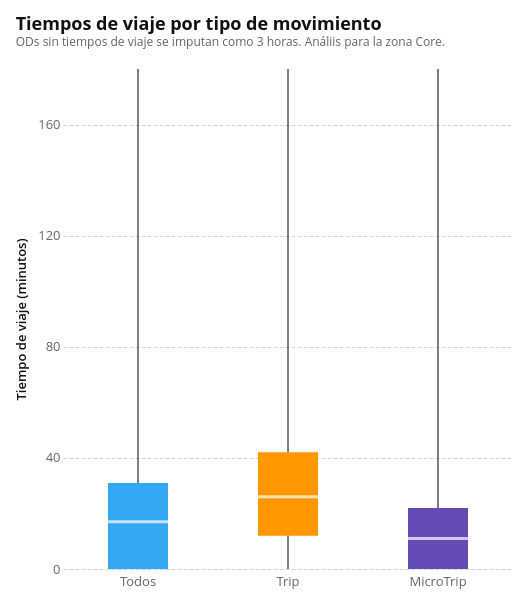

Notebook code cell kept with this figure:
### Code cell
tiempos = ods_tt[["p50", "total_trips", "movement_type"]].copy()
tiempos = tiempos[(tiempos["p50"] >= 0) & (tiempos["total_trips"] > 0)].sort_values(
    "p50"
)

if tiempos.empty:
    raise ValueError("No hay tiempos y cantidades de viajes válidos.")

grupos = {
    "Todos": tiempos,
    "Trip": tiempos[tiempos["movement_type"].eq("trip")],
    "MicroTrip": tiempos[tiempos["movement_type"].eq("utrip")],
}
estadisticas = []
for nombre, grupo in grupos.items():
    if grupo.empty:
        continue
    grupo = grupo.sort_values("p50")
    pesos_acumulados = grupo["total_trips"].cumsum().to_numpy()
    umbrales = np.array([0.25, 0.50, 0.75]) * pesos_acumulados[-1]
    posiciones = np.searchsorted(pesos_acumulados, umbrales)
    q1, mediana, q3 = grupo["p50"].to_numpy()[posiciones]
    estadisticas.append(
        {
            "grupo": nombre,
            "minimo": grupo["p50"].min(),
            "q1": q1,
            "mediana": mediana,
            "q3": q3,
            "maximo": grupo["p50"].max(),
            "viajes": int(np.round(pesos_acumulados[-1], 0)),
        }
    )


resumen = pd.DataFrame(estadisticas)
base = alt.Chart(resumen).encode(
    x=alt.X("grupo:N", title=None, sort=list(grupos), axis=alt.Axis(labelAngle=0)),
    tooltip=[
        "grupo:N",
        "viajes:Q",
        "minimo:Q",
        "q1:Q",
        "mediana:Q",
        "q3:Q",
        "maximo:Q",
    ],
)

bigotes = base.mark_rule().encode(
    y=alt.Y(
        "minimo:Q",
        title="Tiempo de viaje (minutos)",
        axis=alt.Axis(
            values=list(
                range(0, int(np.ceil(resumen["maximo"].max() / 10)) * 10 + 1, 10)
            ),
            labelOverlap=False,
            labelBound=False,
        ),
    ),
    y2="maximo:Q",
)
caja = base.mark_bar(size=60).encode(
    y="q1:Q", y2="q3:Q", color=alt.Color("grupo:N", legend=None, sort=list(grupos))
)
linea_mediana = base.mark_tick(
    orient="horizontal", size=60, thickness=3, color="white"
).encode(y="mediana:Q")

alt.layer(bigotes, caja, linea_mediana).properties(
    width=450,
    height=500,
    title=alt.TitleParams(
        text="Tiempos de viaje por tipo de movimiento",
        subtitle="ODs sin tiempos de viaje se imputan como 3 horas. Análiis para la zona Core.",
        anchor="start",
        subtitleFontSize=12,
        subtitleColor="#666666",
    ),
)

### Figure 1 — Vega-Lite specification as saved in the notebook (floating-point values rounded to 4 significant figures)
{"config": {"background": "white", "padding": 15, "mark": {"tooltip": true}, "point": {"filled": true, "size": 60, "stroke": "white", "strokeWidth": 1}, "circle": {"filled": true, "stroke": "white", "strokeWidth": 1}, "square": {"filled": true, "stroke": "white", "strokeWidth": 1}, "line": {"strokeWidth": 4, "strokeCap": "round", "strokeJoin": "round"}, "bar": {"cornerRadiusEnd": 0}, "text": {"font": "Open Sans, sans-serif", "fontSize": 13, "fontWeight": 600, "lineHeight": 16, "color": "#111111"}, "area": {"opacity": 0.7}, "arc": {"stroke": "white", "strokeWidth": 1}, "rect": {"stroke": "#8A969F", "strokeWidth": 0.5}, "geoshape": {"stroke": "#666666", "strokeWidth": 0.3, "strokeJoin": "round", "strokeCap": "round"}, "title": {"font": "Open Sans, sans-serif", "fontSize": 18, "fontWeight": 700, "lineHeight": 22, "color": "#111111", "anchor": "start", "offset": 21, "subtitleFont": "Open Sans, sans-serif", "subtitleFontSize": 15, "subtitleFontWeight": 400, "subtitleLineHeight": 18, "subtitleColor": "#666666", "subtitlePadding": 3}, "axis": {"domain": false, "grid": true, "gridColor": "#CED4DE", "gridDash": [4, 2], "gridWidth": 1, "labelFont": "Open Sans, sans-serif", "labelFontSize": 13, "labelFontWeight": 400, "labelColor": "#666666", "labelPadding": 3, "tickColor": "#CED4DE", "tickSize": 5, "tickCount": 5, "titleFont": "Open Sans, sans-serif", "titleFontSize": 13, "titleFontWeight": 600, "titleColor": "#111111", "titlePadding": 9}, "axisX": {"grid": false, "tickSize": 0, "labelAngle": 0}, "axisY": {"domain": false, "ticks": false, "gridColor": "#CED4DE", "gridDash": [4, 2], "gridWidth": 1}, "axisQuantitative": {"tickCount": 5}, "axisBand": {"labelPadding": 6, "tickSize": 0}, "axisTemporal": {"grid": false}, "legend": {"labelFont": "Open Sans, sans-serif", "labelFontSize": 13, "labelFontWeight": 600, "labelColor": "#111111", "titleFont": "Open Sans, sans-serif", "titleFontSize": 13, "titleFontWeight": 600, "titleColor": "#111111", "titlePadding": 3, "symbolSize": 196, "symbolStrokeWidth": 0, "padding": 0, "offset": 21, "columnPadding": 21, "rowPadding": 6, "labelOffset": 6, "orient": "bottom", "labelLimit": 200, "titleLimit": 200}, "view": {"stroke": null, "continuousWidth": 600, "continuousHeight": 400}, "range": {"category": ["#34A7F2", "#FF9800", "#664AB6", "#4EC2C0", "#F3578E", "#081079", "#0C7C68", "#AA0000", "#DDDA21"], "diverging": ["#920000", "#BD6126", "#E3A763", "#EFEFEF", "#80BDE7", "#3587C3", "#025288"], "heatmap": ["#E3F6FD", "#75CCEC", "#089BD4", "#0169A1", "#023B6F"], "ordinal": ["#E3F6FD", "#75CCEC", "#089BD4", "#0169A1", "#023B6F"], "ramp": ["#E3F6FD", "#75CCEC", "#089BD4", "#0169A1", "#023B6F"]}, "scale": {"bandPaddingInner": 0.2, "bandPaddingOuter": 0.1, "pointPadding": 0.5}, "header": {"labelFont": "Open Sans, sans-serif", "labelFontSize": 13, "labelFontWeight": 600, "labelColor": "#111111", "titleFont": "Open Sans, sans-serif", "titleFontSize": 15, "titleFontWeight": 600, "titleColor": "#111111"}, "concat": {"spacing": 18}, "facet": {"spacing": 18}, "selection": {"point": {"on": "click", "clear": "dblclick"}, "interval": {"mark": {"fill": "#0071BC", "fillOpacity": 0.15, "stroke": "#0071BC", "strokeWidth": 1}}}}, "layer": [{"mark": {"type": "rule"}, "encoding": {"tooltip": [{"field": "grupo", "type": "nominal"}, {"field": "viajes", "type": "quantitative"}, {"field": "minimo", "type": "quantitative"}, {"field": "q1", "type": "quantitative"}, {"field": "mediana", "type": "quantitative"}, {"field": "q3", "type": "quantitative"}, {"field": "maximo", "type": "quantitative"}], "x": {"axis": {"labelAngle": 0}, "field": "grupo", "sort": ["Todos", "Trip", "MicroTrip"], "title": null, "type": "nominal"}, "y": {"axis": {"labelBound": false, "labelOverlap": false, "values": [0, 10, 20, 30, 40, 50, 60, 70, 80, 90, 100, 110, 120, 130, 140, 150, 160, 170, 180]}, "field": "minimo", "title": "Tiempo de viaje (minutos)", "type": "quantitative"}, "y2": {"field": "maximo"}}}, {"mark": {"type": "bar", "size": 60}, "encoding": {"color": {"field": "grupo", "legend": null, "sort": ["Todos", "Trip", "MicroTrip"], "type": "nominal"}, "tooltip": [{"field": "grupo", "type": "nominal"}, {"field": "viajes", "type": "quantitative"}, {"field": "minimo", "type": "quantitative"}, {"field": "q1", "type": "quantitative"}, {"field": "mediana", "type": "quantitative"}, {"field": "q3", "type": "quantitative"}, {"field": "maximo", "type": "quantitative"}], "x": {"axis": {"labelAngle": 0}, "field": "grupo", "sort": ["Todos", "Trip", "MicroTrip"], "title": null, "type": "nominal"}, "y": {"field": "q1", "type": "quantitative"}, "y2": {"field": "q3"}}}, {"mark": {"type": "tick", "color": "white", "orient": "horizontal", "size": 60, "thickness": 3}, "encoding": {"tooltip": [{"field": "grupo", "type": "nominal"}, {"field": "viajes", "type": "quantitative"}, {"field": "minimo", "type": "quantitative"}, {"field": "q1", "type": "quantitative"}, {"field": "mediana", "type": "quantitative"}, {"field": "q3", "type": "quantitative"}, {"field": "maximo", "type": "quantitative"}], "x": {"axis": {"labelAngle": 0}, "field": "grupo", "sort": ["Todos", "Trip", "MicroTrip"], "title": null, "type": "nominal"}, "y": {"field": "mediana", "type": "quantitative"}}}], "data": {"name": "data-a07c287e0b32e301de6c8deaedd2a955"}, "height": 500, "title": {"text": "Tiempos de viaje por tipo de movimiento", "anchor": "start", "subtitle": "ODs sin tiempos de viaje se imputan como 3 horas. Análiis para la zona Core.", "subtitleColor": "#666666", "subtitleFontSize": 12}, "width": 450, "$schema": "https://vega.github.io/schema/vega-lite/v6.4.1.json", "datasets": {"data-a07c287e0b32e301de6c8deaedd2a955": [{"grupo": "Todos", "minimo": 0.0, "q1": 0.0, "mediana": 17.0, "q3": 31.0, "maximo": 180.0, "viajes": 6027528}, {"grupo": "Trip", "minimo": 0.0, "q1": 12.0, "mediana": 26.0, "q3": 42.0, "maximo": 180.0, "viajes": 2618948}, {"grupo": "MicroTrip", "minimo": 0.0, "q1": 0.0, "mediana": 11.0, "q3": 22.0, "maximo": 180.0, "viajes": 3408580}]}}
